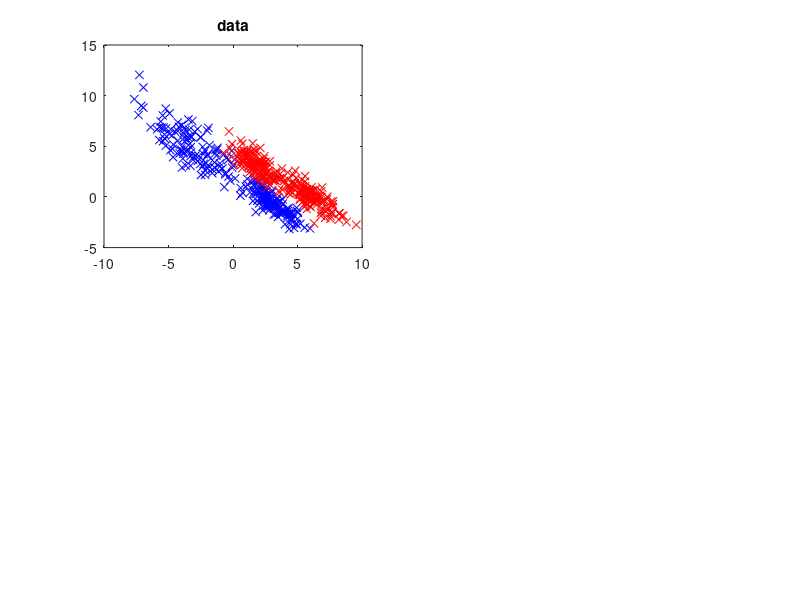

Source code (MATLAB): (Note: this script raises an error after producing the figure.)
% demonstration script for the csi decomposition algorithm
clear all

% create two-class toy data
n = 500;
m = 100;

n = n * 2;
x1 = [ ...
    2 * [ 1 -.5 ; -.5 1 ] * randn(2,n/4)  + repmat([ -3; 5], 1, n/4) , ...
    [ 1 -.5 ; -.5 1 ] * randn(2,n/4)  + repmat([ 3; -.5], 1, n/4 ) ];
x2 = [ ...
    [ 1 -.5 ; -.5 1 ] * randn(2,n/4)  + repmat([ 2; 3], 1, n/4) ,...
    [ 1 -.5 ; -.5 1 ] * randn(2,n/4)  + repmat([ 6; 0 ], 1, n/4 ) ];
x = [ x1 x2 ];
y = [ ones(1,n/2),  zeros(1,n/2) ;   zeros(1,n/2),  ones(1,n/2) ];
rp = randperm(n);
xtest = x(:,rp(n/2:end));
ytest = y(:,rp(n/2:end));
x = x(:,rp(1:n/2));
y = y(:,rp(1:n/2));
subplot(2,2,1);
plot(x(1,find(y(1,:)==1)),x(2,find(y(1,:)==1)),'bx'); hold on
plot(x(1,find(y(2,:)==1)),x(2,find(y(2,:)==1)),'rx'); hold off
title('data');

% LS SVM parameters
alpha = .5;
kappa = 1e-4;

% CSI decomposition with two look ahead parameters
tic
[G,P,Q,R,error1,error2] = csi_gaussian(x,alpha,y',m,1,.99,40,1e-8);
csi_time_40=toc

tic
[GL,PL,QL,RL,error1L,error2L] = csi_gaussian(x,alpha,y',m,1,.99,80,1e-8);
csi_time_80=toc

% regular Cholesky without look_ahead
tic
[GC,PC,QC,RC,error1C,error2C] = csi_gaussian(x,alpha,y',m,1,0,0,1e-8);
csi_no_lookahead_time=toc

subplot(2,2,2);
plot(error1,'b'); hold on;
plot(error1L,'g'); hold on;
plot(error1C,'r'); hold off;
legend('CSI-40','CSI-80','Cholesky');
title('approximation of kernel matrix');


subplot(2,2,3);
plot(error2,'b'); hold on;
plot(error2L,'g'); hold on;
plot(error2C,'r'); hold off;
legend('CSI-40','CSI-80','Cholesky');
title('Prediction of side information (training data)');


% compte test set accuracies for all steps of the decomposition
% using an LS SVM
n = size(G,1);
ntest = size(ytest,2);
k = size(G,2);
L = exp( - alpha * sqdist(xtest,x(:,P(1:k))));
testing_errors=zeros(k,1);
Minv=[];
for i=1:k
    r = R(1:i,i);
    Minv = [ Minv zeros(i-1,1); zeros(1,i-1) 1/n/kappa];
    Minv = Minv - ( Minv * r ) * ( r' * Minv ) * inv( 1 + r' * Minv * r ) ;
    Gtalpha = R(1:i,1:i)' * ( Minv * ( Q(:,1:i)' * y(:,P)' ) );
    b =  - mean( G(:,1:i) * ( Gtalpha ) ) + mean(y');
    beta = ( G(1:i,1:i)' ) \ Gtalpha;
    Zhat = L(:, 1:i )*beta + ones(ntest,1)*b;
    distances=zeros(ntest,2);
    for j=1:2
        delta=zeros(1,2); delta(j)=1;
        distances(:,j)= sum( ( Zhat - repmat(delta,ntest,1) ).^2 ,2 );
    end
    [a,Zpred] = min(distances,[],2);
    Ztest = ytest(2,:)+1;
    testing_errors(i)=length(find(Ztest-Zpred'~=0))/ntest;
end


% compte test set accuracies for all steps of the decomposition
% using an LS SVM
n = size(GL,1);
ntest = size(ytest,2);
k = size(GL,2);
L = exp( - alpha * sqdist(xtest,x(:,PL(1:k))));
testing_errorsL=zeros(k,1);
Minv=[];
for i=1:k
    r = RL(1:i,i);
    Minv = [ Minv zeros(i-1,1); zeros(1,i-1) 1/n/kappa];
    Minv = Minv - ( Minv * r ) * ( r' * Minv ) * inv( 1 + r' * Minv * r ) ;
    Gtalpha = RL(1:i,1:i)' * ( Minv * ( QL(:,1:i)' * y(:,PL)' ) );
    b =  - mean( GL(:,1:i) * ( Gtalpha ) ) + mean(y');
    beta = ( GL(1:i,1:i)' ) \ Gtalpha;
    Zhat = L(:, 1:i )*beta + ones(ntest,1)*b;
    distances=zeros(ntest,2);
    for j=1:2
        delta=zeros(1,2); delta(j)=1;
        distances(:,j)= sum( ( Zhat - repmat(delta,ntest,1) ).^2 ,2 );
    end
    [a,Zpred] = min(distances,[],2);
    Ztest = ytest(2,:)+1;
    testing_errorsL(i)=length(find(Ztest-Zpred'~=0))/ntest;
end


% compte test set accuracies for all steps of the decomposition
% using an LS SVM for the Cholesky decompostion with no look ahead
n = size(GC,1);
ntest = size(ytest,2);
k = size(GC,2);
L = exp( - alpha * sqdist(xtest,x(:,PC(1:k))));
testing_errorsC=zeros(k,1);
Minv=[];
for i=1:k
    r = RC(1:i,i);
    Minv = [ Minv zeros(i-1,1); zeros(1,i-1) 1/n/kappa];
    Minv = Minv - ( Minv * r ) * ( r' * Minv ) * inv( 1 + r' * Minv * r ) ;
    Gtalpha = RC(1:i,1:i)' * ( Minv * ( QC(:,1:i)' * y(:,PC)' ) );
    b =  - mean( GC(:,1:i) * ( Gtalpha ) ) + mean(y');
    beta = ( GC(1:i,1:i)' ) \ Gtalpha;
    Zhat = L(:, 1:i )*beta + ones(ntest,1)*b;
    distances=zeros(ntest,2);
    for j=1:2
        delta=zeros(1,2); delta(j)=1;
        distances(:,j)= sum( ( Zhat - repmat(delta,ntest,1) ).^2 ,2 );
    end
    [a,Zpred] = min(distances,[],2);
    Ztest = ytest(2,:)+1;
    testing_errorsC(i)=length(find(Ztest-Zpred'~=0))/ntest;
end



subplot(2,2,4);
plot(testing_errors,'b'); hold on
plot(testing_errorsL,'g'); hold on
plot(testing_errorsC,'r'); hold off
legend('CSI-40','CSI-80','Cholesky');
title('Prediction of side information (testing data)');
